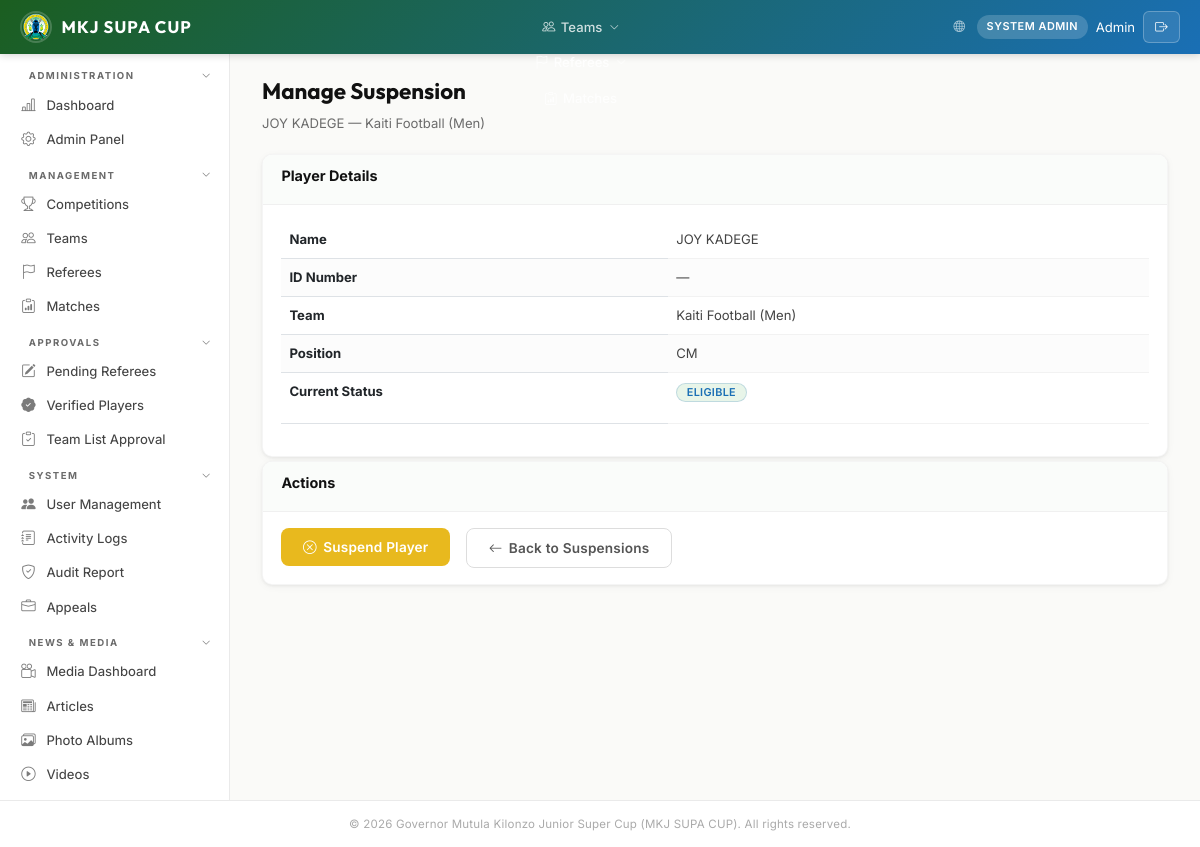
Page /portal/admin-dashboard/suspensions/manage/1/ (signed in) on the committed database.
### accounts/models.py (models this page shows, shortened)
class User(AbstractBaseUser, PermissionsMixin):
    email       = models.EmailField(unique=True)
    first_name  = models.CharField(max_length=100)
    last_name   = models.CharField(max_length=100)
    phone       = models.CharField(max_length=13, validators=[kenya_phone_validator])
    role        = models.CharField(max_length=30, choices=UserRole.choices, default=UserRole.TEAM_MANAGER)
    county      = models.CharField(max_length=100, blank=True, help_text="Kenyan county")
    sub_county  = models.CharField(
        max_length=100, blank=True, default="",
        help_text="Sub-county or constituency assignment for sub-county sports officers",
    )
    profile_photo = models.ImageField(upload_to="profiles/", null=True, blank=True)
    is_active   = models.BooleanField(default=True)
    is_staff    = models.BooleanField(default=False)
    is_suspended = models.BooleanField(default=False, help_text="Admin-suspended account")
    assigned_discipline = models.CharField(
        max_length=30, blank=True, default="",
        help_text="Sport family or discipline this user manages (for Coordinator / Scout roles)",
    )
    must_change_password = models.BooleanField(
        default=False,
        help_text="When True the user must set a new password on next login.",
    )
    date_joined = models.DateTimeField(default=timezone.now)
    last_login  = models.DateTimeField(null=True, blank=True)
    objects = UserManager()
    USERNAME_FIELD  = "email"
    REQUIRED_FIELDS = ["first_name", "last_name"]
    class Meta:
        verbose_name      = "User"
        verbose_name_plural = "Users"
        ordering = ["last_name", "first_name"]

### teams/models.py (models this page shows, shortened)
class Player(models.Model):
    team           = models.ForeignKey(Team, on_delete=models.CASCADE, related_name="players")
    first_name     = models.CharField(max_length=100)
    last_name      = models.CharField(max_length=100)
    date_of_birth  = models.DateField()
    position       = models.CharField(max_length=10, choices=Position.choices)
    shirt_number       = models.PositiveIntegerField()
    national_id_number = models.CharField(max_length=20, blank=True, default="", validators=[national_id_validator],
                                          help_text="National ID number")
    birth_cert_number  = models.CharField(max_length=30, blank=True, default="",
                                          help_text="Birth Certificate number")
    photo          = models.ImageField(upload_to="players/photos/", null=True, blank=True,
                                       help_text="Passport-size photo")
    id_document    = models.ImageField(upload_to="players/ids/", null=True, blank=True,
                                       help_text="Copy of National ID")
    birth_certificate = models.ImageField(upload_to="players/birth_certs/", null=True, blank=True,
                                          help_text="Copy of Birth Certificate")
    verification_status = models.CharField(
        max_length=20, choices=VerificationStatus.choices,
        default=VerificationStatus.PENDING,
    )
    rejection_reason = models.CharField(
        max_length=30, choices=RejectionReason.choices,
        blank=True, default="",
    )
    rejection_notes  = models.TextField(blank=True, default="",
                                        help_text="Additional notes on rejection")
    verified_by      = models.ForeignKey(
        settings.AUTH_USER_MODEL, on_delete=models.SET_NULL,
        null=True, blank=True, related_name="verified_players",
    )
    verified_at      = models.DateTimeField(null=True, blank=True)
    huduma_status = models.CharField(
        max_length=20, choices=HudumaVerificationStatus.choices,
        default=HudumaVerificationStatus.NOT_CHECKED,
        help_text="Huduma Kenya age verification status",
    )
    huduma_verified_at  = models.DateTimeField(null=True, blank=True)
    huduma_verified_by  = models.ForeignKey(
        settings.AUTH_USER_MODEL, on_delete=models.SET_NULL,
        null=True, blank=True, related_name="huduma_verified_players",
    )
    huduma_reference    = models.CharField(max_length=100, blank=True, default="",
                                           help_text="Huduma Kenya verification reference")
    huduma_notes        = models.TextField(blank=True, default="",
                                           help_text="Notes from Huduma verification")
    fifa_connect_id     = models.CharField(max_length=50, blank=True, default="",
                                           help_text="FIFA Connect Player ID")
    fifa_connect_status = models.CharField(
        max_length=20, choices=FIFAConnectStatus.choices,
        default=FIFAConnectStatus.NOT_CHECKED,
        help_text="FIFA Connect higher-league check status",
    )
    fifa_connect_leagues = models.JSONField(
        default=list, blank=True,
        help_text="List of higher-level leagues found in FIFA Connect",
    )
    fifa_connect_checked_at = models.DateTimeField(null=True, blank=True)
    fifa_connect_checked_by = models.ForeignKey(
        settings.AUTH_USER_MODEL, on_delete=models.SET_NULL,
        null=True, blank=True, related_name="fifa_connect_checked_players",
    )
    fifa_connect_notes = models.TextField(blank=True, default="",
                                          help_text="Notes from FIFA Connect check")
    status         = models.CharField(max_length=20, choices=PlayerStatus.choices, default=PlayerStatus.ELIGIBLE)
    registered_at  = models.DateTimeField(auto_now_add=True)
    class Meta:
        unique_together = ["team", "shirt_number"]
        ordering        = ["team", "shirt_number"]
    def get_full_name(self):
        return f"{self.first_name} {self.last_name}"
    @property
    def age(self):
        from django.utils import timezone
        today = timezone.now().date()
        dob   = self.date_of_birth
        return today.year - dob.year - ((today.month, today.day) < (dob.month, dob.day))

class Team(models.Model):
    name        = models.CharField(max_length=200, unique=True)
    county      = models.ForeignKey(County, on_delete=models.CASCADE, related_name="teams", help_text="County this team represents")
    sub_county  = models.CharField(max_length=100, blank=True, default="", help_text="Sub-county or constituency this team represents")
    sport_type  = models.CharField(
        max_length=30, choices=SportType.choices, default=SportType.FOOTBALL_MEN,
        help_text="Sport this team competes in"
    )
    source_discipline = models.OneToOneField(
        "CountyDiscipline",
        on_delete=models.SET_NULL,
        null=True,
        blank=True,
        related_name="linked_team",
    )
    competition = models.ForeignKey(
        "competitions.Competition", on_delete=models.SET_NULL, null=True, blank=True,
        related_name="teams"
    )
    manager     = models.ForeignKey(
        settings.AUTH_USER_MODEL, on_delete=models.SET_NULL, null=True, blank=True,
        related_name="managed_teams"
    )
    status      = models.CharField(max_length=20, choices=TeamStatus.choices, default=TeamStatus.PENDING)
    badge       = models.ImageField(upload_to="team_badges/", null=True, blank=True)
    county_logo = models.ImageField(upload_to="county_logos/", null=True, blank=True, help_text="County government logo")
    home_outfield_colour = models.CharField(max_length=50, blank=True, help_text="Home outfield jersey colour")
    home_shorts_colour   = models.CharField(max_length=50, blank=True, help_text="Home shorts colour")
    home_socks_colour    = models.CharField(max_length=50, blank=True, help_text="Home socks colour")
    home_gk_colour       = models.CharField(max_length=50, blank=True, help_text="Home goalkeeper jersey colour")
    home_kit_image       = models.ImageField(upload_to="kits/home/", null=True, blank=True, help_text="Photo of home kit")
    away_outfield_colour = models.CharField(max_length=50, blank=True, help_text="Away outfield jersey colour")
    away_shorts_colour   = models.CharField(max_length=50, blank=True, help_text="Away shorts colour")
    away_socks_colour    = models.CharField(max_length=50, blank=True, help_text="Away socks colour")
    away_gk_colour       = models.CharField(max_length=50, blank=True, help_text="Away goalkeeper jersey colour")
    away_kit_image       = models.ImageField(upload_to="kits/away/", null=True, blank=True, help_text="Photo of away kit")
    third_outfield_colour = models.CharField(max_length=50, blank=True, help_text="Third outfield jersey colour")
    third_shorts_colour   = models.CharField(max_length=50, blank=True, help_text="Third shorts colour")
    third_socks_colour    = models.CharField(max_length=50, blank=True, help_text="Third socks colour")
    third_gk_colour       = models.CharField(max_length=50, blank=True, help_text="Third goalkeeper jersey colour")
    third_kit_image       = models.ImageField(upload_to="kits/third/", null=True, blank=True, help_text="Photo of third kit")
    home_colour = models.CharField(max_length=50, blank=True, help_text="Primary kit colour (legacy)")
    away_colour = models.CharField(max_length=50, blank=True)
    contact_phone = models.CharField(max_length=13, validators=[kenya_phone_validator])
    contact_email = models.EmailField(blank=True)
    payment_confirmed    = models.BooleanField(default=True, help_text="Registration cleared for competition participation")
    payment_reference    = models.CharField(max_length=100, blank=True, help_text="M-Pesa or receipt reference")
    payment_amount       = models.DecimalField(max_digits=10, decimal_places=2, null=True, blank=True, help_text="Amount paid (KSh)")
    payment_confirmed_by = models.ForeignKey(
        settings.AUTH_USER_MODEL, on_delete=models.SET_NULL,
        null=True, blank=True, related_name="payment_confirmations",
    )
    payment_confirmed_at = models.DateTimeField(null=True, blank=True)
    registered_at = models.DateTimeField(auto_now_add=True)
    updated_at    = models.DateTimeField(auto_now=True)
    class Meta:
        ordering = ["county", "name"]

### admin_dashboard/views.py (the view, shortened to what this page needs)
# urls.py: path('suspensions/manage/<int:player_id>/', views.manage_suspension, name='manage_suspension'),
@login_required
@user_passes_test(admin_required)
def manage_suspension(request, player_id):
    player = get_object_or_404(Player, id=player_id)
    return render(request, 'admin_dashboard/manage_suspension.html', {
        'player': player,
    })

### admin_dashboard/views.py (called while the page is built)
def admin_required(user):
    return user.is_superuser or user.is_staff or user.role == 'admin'

### templates/admin_dashboard/manage_suspension.html (shortened to what this page needs)
{% extends 'base.html' %}
{% block content %}
<div class="page-header">
    <h1>Manage Suspension</h1>
    <p>{{ player.get_full_name }} — {{ player.team.name|default:"No Team" }}</p>
</div>
<div class="card mb-1">
    <div class="card-header"><h3>Player Details</h3></div>
    <div class="card-body">
        <table class="table">
            <tr><th>Name</th><td>{{ player.first_name }} {{ player.last_name }}</td></tr>
            <tr><th>ID Number</th><td>{{ player.id_number|default:"—" }}</td></tr>
            <tr><th>Team</th><td>{{ player.team.name|default:"—" }}</td></tr>
            <tr><th>Position</th><td>{{ player.position|default:"—" }}</td></tr>
            <tr><th>Current Status</th><td><span class="badge {% if player.status == 'suspended' %}badge-danger{% else %}badge-success{% endif %}">{{ player.status|title }}</span></td></tr>
        </table>
    </div>
</div>
<div class="card mb-1">
    <div class="card-header"><h3>Actions</h3></div>
    <div class="card-body" style="display:flex;gap:1rem;">
        {% if player.status != 'suspended' %}
        <form method="post">
            <button type="submit" class="btn btn-danger" onclick="return confirm('Are you sure you want to suspend this player?')">
                <i class="bi bi-x-circle"></i> Suspend Player
            </button>
        </form>
        {% endif %}
        <a href="{% url 'view_suspensions' %}" class="btn btn-outline">
            <i class="bi bi-arrow-left"></i> Back to Suspensions
        </a>
    </div>
</div>
{% endblock %}

### templates/base.html (shortened to what this page needs)
{% load static %}
<!DOCTYPE html>
<html lang="en">
<head>
    <link rel="stylesheet" href="https://cdn.jsdelivr.net/npm/bootstrap@5.1.3/dist/css/bootstrap.min.css">
    <link rel="stylesheet" href="{% static 'css/style.css' %}">
    <link rel="stylesheet" href="https://cdn.jsdelivr.net/npm/bootstrap-icons@1.11.3/font/bootstrap-icons.min.css">
</head>
<body>
    {% block body %}
    <nav class="navbar">
        <div style="display:flex;align-items:center;gap:0">
            <a href="{% url 'dashboard' %}" class="navbar-brand">
                <img src="{% static 'img/Makueni logo.png' %}" alt="Makueni County Logo">
                <span>MKJ SUPA CUP</span>
            </a>
        </div>
        <ul class="navbar-nav">
            {% if user.role == 'admin' or user.role == 'competition_manager' %}
            <li>
                <a href="{% url 'competitions_list' %}" class=""></a>
            </li>
            {% endif %}
            {% if user.role == 'admin' or user.role == 'competition_manager' or user.role == 'verification_officer' or user.role == 'team_manager' %}
            <li>
                <a href="{% url 'teams_list' %}" class="{% if 'team' in request.resolver_match.url_name %}active{% endif %}"><i class="bi bi-people"></i> Teams <i class="bi bi-chevron-down" style="font-size:.6rem;margin-left:.1rem"></i></a>
            </li>
            {% endif %}
            {% if user.role == 'admin' or user.role == 'coordinator' or user.role == 'referee' %}
            <li>
                <a href="{% url 'referees_list' %}" class=""><i class="bi bi-flag"></i> <i class="bi bi-chevron-down" style="font-size:.6rem;margin-left:.1rem"></i></a>
            </li>
            {% endif %}
            <li><a href="{% url 'matches_list' %}" class="{% if 'match' in request.resolver_match.url_name %}active{% endif %}"><i class="bi bi-clipboard-data"></i> Matches</a></li>
        </ul>
        <div class="navbar-user">
            <a href="{% url 'home' %}" style="color:rgba(255,255,255,.65);font-size:.72rem;margin-right:.25rem;"><i class="bi bi-globe"></i></a>
            <span class="role-badge">{{ user.get_role_display }}</span>
            <span style="font-size:.82rem">{{ user.first_name }}</span>
            <form method="post" action="{% url 'web_logout' %}" style="display:inline;">
                <button type="submit" class="btn-logout"><i class="bi bi-box-arrow-right"></i></button>
            </form>
        </div>
    </nav>
    <div class="layout">
        {% include 'includes/sidebar.html' %}
        <main class="main-content">
            {% block content %}{% endblock %}
        </main>
    </div>
    <footer class="footer">
        &copy; 2026 Governor Mutula Kilonzo Junior Super Cup (MKJ SUPA CUP). All rights reserved.
    </footer>
    {% endblock %}
</body>
</html>

### rows in the picture
User: role "SYSTEM ADMIN", first_name "Admin"
Player: get_full_name "JOY KADEGE", team.name "Kaiti Football (Men)", first_name "JOY", last_name "KADEGE", position "CM", status "ELIGIBLE"

### other values in the picture
{{ player.id_number|default:"—" }} "—"
